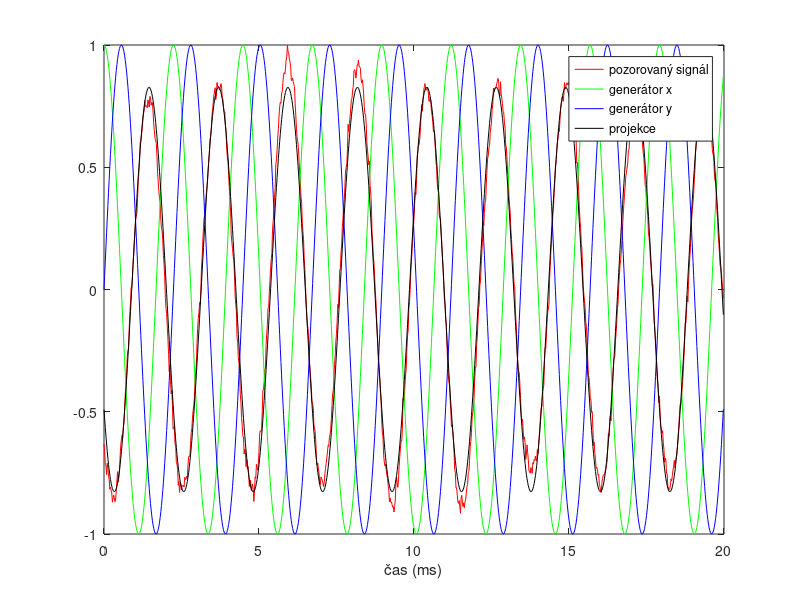

This figure's MATLAB source:
clear
clc
close all

% nacteme data
load('sinusproj.mat')
% signal ... casovy prubeh
% fs ....... vzorkovaci frekvence (Hz)
% ft ....... puvodni frekvence (Hz)
time = (0:length(signal)-1)/fs;

% zkraceni
signal = signal(1:round(0.02*fs));
time = time(1:round(0.02*fs));
signal = signal/max(abs(signal));

% prevod casu na ms
time = 1000*time;

% vykreslime
figure
plot(time, signal, 'r', 'displayname', 'pozorovaný signál')
xlabel('čas (ms)', 'interpreter', 'none')

% spocitame projekci
sinusoid = exp(2i*pi*ft*(0:length(signal)-1)'/fs);
X = [real(sinusoid), imag(sinusoid)];
projection = X*((X'*X)\(X'*signal));

% vykreslime generatory
hold on
plot(time, real(sinusoid), 'g', 'displayname', 'generátor x')
plot(time, imag(sinusoid), 'b', 'displayname', 'generátor y')

% vykreslime projekci
plot(time, projection, 'k', 'displayname', 'projekce')

% legenda
legend('interpreter', 'none')
set(gca,'TickLabelInterpreter', 'none')